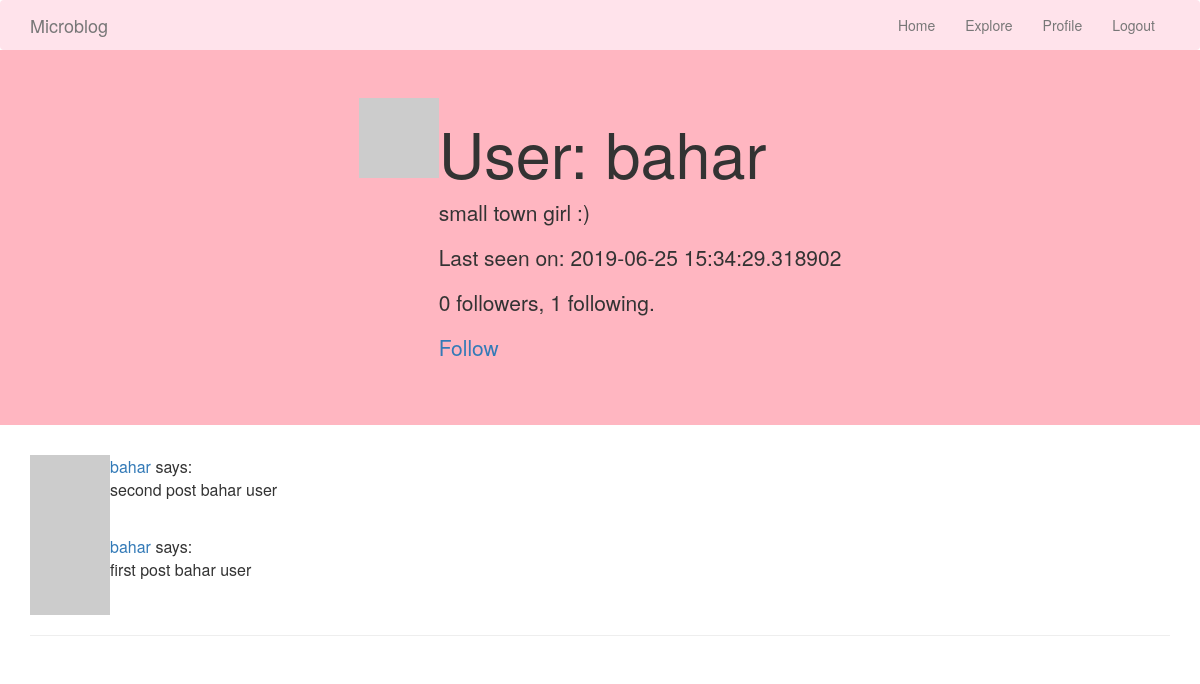
The page /user/bahar (signed in) on the database its author committed.
### app/models.py (models this page shows, shortened)
class User(UserMixin, db.Model):
    id = db.Column(db.Integer, primary_key=True)
    username = db.Column(db.String(64), index=True, unique=True)
    email = db.Column(db.String(120), index=True, unique=True)
    password_hash = db.Column(db.String(128))
    posts = db.relationship('Post', backref='author', lazy='dynamic')
    about_me = db.Column(db.String(140))
    last_seen = db.Column(db.DateTime, default=datetime.utcnow)
    def avatar(self, size):
        digest = md5(self.email.lower().encode('utf-8')).hexdigest()
        return 'https://www.gravatar.com/avatar/{}?d=identicon&s={}'.format(
            digest, size)
    followed = db.relationship(
        'User', secondary=followers,
        primaryjoin=(followers.c.follower_id == id),
        secondaryjoin=(followers.c.followed_id == id),
        backref=db.backref('followers', lazy='dynamic'), lazy='dynamic')
    def is_following(self, user):
        return self.followed.filter(
            followers.c.followed_id == user.id).count() > 0

class Post(db.Model):
    id = db.Column(db.Integer, primary_key=True)
    body = db.Column(db.String(140))
    timestamp = db.Column(db.DateTime, index=True, default=datetime.utcnow)
    user_id = db.Column(db.Integer, db.ForeignKey('user.id'))

### app/routes.py (the view)
@app.route('/user/<username>')
@login_required
def user(username):
    user = User.query.filter_by(username=username).first_or_404()
    page = request.args.get('page', 1, type=int)
    posts = user.posts.order_by(Post.timestamp.desc()).paginate(
        page, app.config['POSTS_PER_PAGE'], False)
    next_url = url_for('user', username=user.username, page=posts.next_num) \
        if posts.has_next else None
    prev_url = url_for('user', username=user.username, page=posts.prev_num) \
        if posts.has_prev else None
    return render_template('user.html', user=user, posts=posts.items,
                           next_url=next_url, prev_url=prev_url)

### app/models.py (called while the page is built)
@login.user_loader
def load_user(id):
    return User.query.get(int(id))

### app/routes.py (called while the page is built)
@app.before_request
def before_request():
    if current_user.is_authenticated:
        current_user.last_seen = datetime.utcnow()
        db.session.commit()

### app/templates/user.html (shortened to what this page needs)
{% extends "base.html" %}
{% block content %}
    <div class="jumbotron text-center" style="background-color:#FFB6C1">
    <table align="center">
        <tr valign="top">
            <td><img src="{{ user.avatar(128) }}"></td>
            <td><h1>User: {{ user.username }}</h1>
        {% if user.about_me %}<p>{{ user.about_me }}</p>{% endif %}
        {% if user.last_seen %}<p>Last seen on: {{ user.last_seen }}</p>{% endif %}
        <p>{{ user.followers.count() }} followers, {{ user.followed.count() }} following.</p>
        {% if user == current_user %}
        <p><a href="{{ url_for('edit_profile') }}">Edit your profile</a></p>
        {% elif not current_user.is_following(user) %}
        <p><a href="{{ url_for('follow', username=user.username) }}">Follow</a></p>
        {% else %}
        <p><a href="{{ url_for('unfollow', username=user.username) }}">Unfollow</a></p>
        {% endif %}
            </td>
        </tr>
    </table>
    </div>
    <div class="container" >
    {% for post in posts %}
        {% include '_post.html' %}
    {% endfor %}
    </div>
{% endblock %}

### app/templates/_post.html
    <table>
        <tr valign="top">
            <td><img src="{{ post.author.avatar(36) }}"></td>
            <td>
                <a href="{{ url_for('user', username=post.author.username) }}">
                    {{ post.author.username }}
                </a>
            says:<br>{{ post.body }}</td>
        </tr>
    </table>

### rows shown on the page
User: username "bahar", about_me "small town girl :)", last_seen "2019-06-25 15:34:29.318902"
Post: author.username "bahar", body "second post bahar user"
Post: author.username "bahar", body "first post bahar user"

### other values the page prints
{{ user.followers.count() }} "0"
{{ user.followed.count() }} "1"
